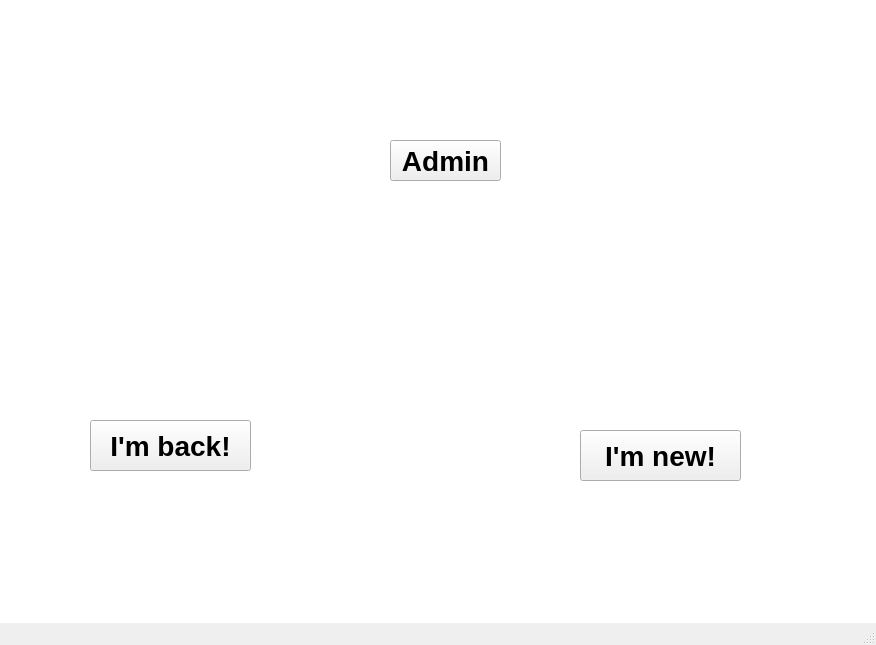
<?xml version="1.0" encoding="UTF-8"?>
<ui version="4.0">
 <class>Igate</class>
 <widget class="QMainWindow" name="Igate">
  <property name="windowModality">
   <enum>Qt::WindowModal</enum>
  </property>
  <property name="geometry">
   <rect>
    <x>0</x>
    <y>0</y>
    <width>876</width>
    <height>645</height>
   </rect>
  </property>
  <property name="font">
   <font>
    <pointsize>7</pointsize>
   </font>
  </property>
  <property name="windowTitle">
   <string>                                                                                           Welcome Home!</string>
  </property>
  <property name="layoutDirection">
   <enum>Qt::LeftToRight</enum>
  </property>
  <property name="autoFillBackground">
   <bool>true</bool>
  </property>
  <property name="styleSheet">
   <string notr="true"/>
  </property>
  <widget class="QWidget" name="centralwidget">
   <widget class="QListView" name="listView">
    <property name="geometry">
     <rect>
      <x>-150</x>
      <y>-180</y>
      <width>1191</width>
      <height>901</height>
     </rect>
    </property>
    <property name="styleSheet">
     <string notr="true">background-image: url(:/cat.png);</string>
    </property>
   </widget>
   <widget class="QPushButton" name="pushButton_5">
    <property name="geometry">
     <rect>
      <x>390</x>
      <y>140</y>
      <width>111</width>
      <height>41</height>
     </rect>
    </property>
    <property name="font">
     <font>
      <pointsize>21</pointsize>
      <weight>75</weight>
      <bold>true</bold>
     </font>
    </property>
    <property name="styleSheet">
     <string notr="true">background-image: url(:/bkgbutton.png);</string>
    </property>
    <property name="text">
     <string>Admin</string>
    </property>
   </widget>
   <widget class="QPushButton" name="pushButton_6">
    <property name="geometry">
     <rect>
      <x>90</x>
      <y>420</y>
      <width>161</width>
      <height>51</height>
     </rect>
    </property>
    <property name="font">
     <font>
      <pointsize>21</pointsize>
      <weight>75</weight>
      <bold>true</bold>
     </font>
    </property>
    <property name="styleSheet">
     <string notr="true">background-image: url(:/bkgbutton.png);</string>
    </property>
    <property name="text">
     <string>I'm back!</string>
    </property>
   </widget>
   <widget class="QPushButton" name="pushButton_7">
    <property name="geometry">
     <rect>
      <x>580</x>
      <y>430</y>
      <width>161</width>
      <height>51</height>
     </rect>
    </property>
    <property name="font">
     <font>
      <pointsize>21</pointsize>
      <weight>75</weight>
      <bold>true</bold>
     </font>
    </property>
    <property name="styleSheet">
     <string notr="true">background-image: url(:/bkgbutton.png);</string>
    </property>
    <property name="text">
     <string>I'm new!</string>
    </property>
   </widget>
  </widget>
  <widget class="QStatusBar" name="statusbar"/>
 </widget>
 <resources>
  <include location="resource.qrc"/>
 </resources>
 <connections/>
</ui>
